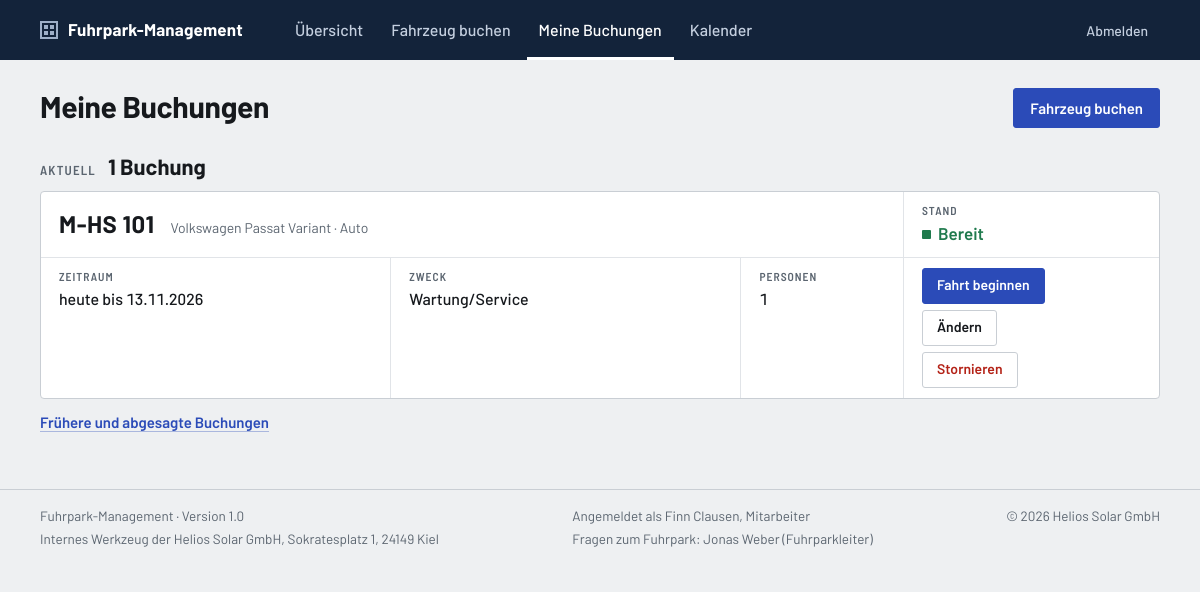
Before: /meine-buchungen.php (signed in) with the older database file.
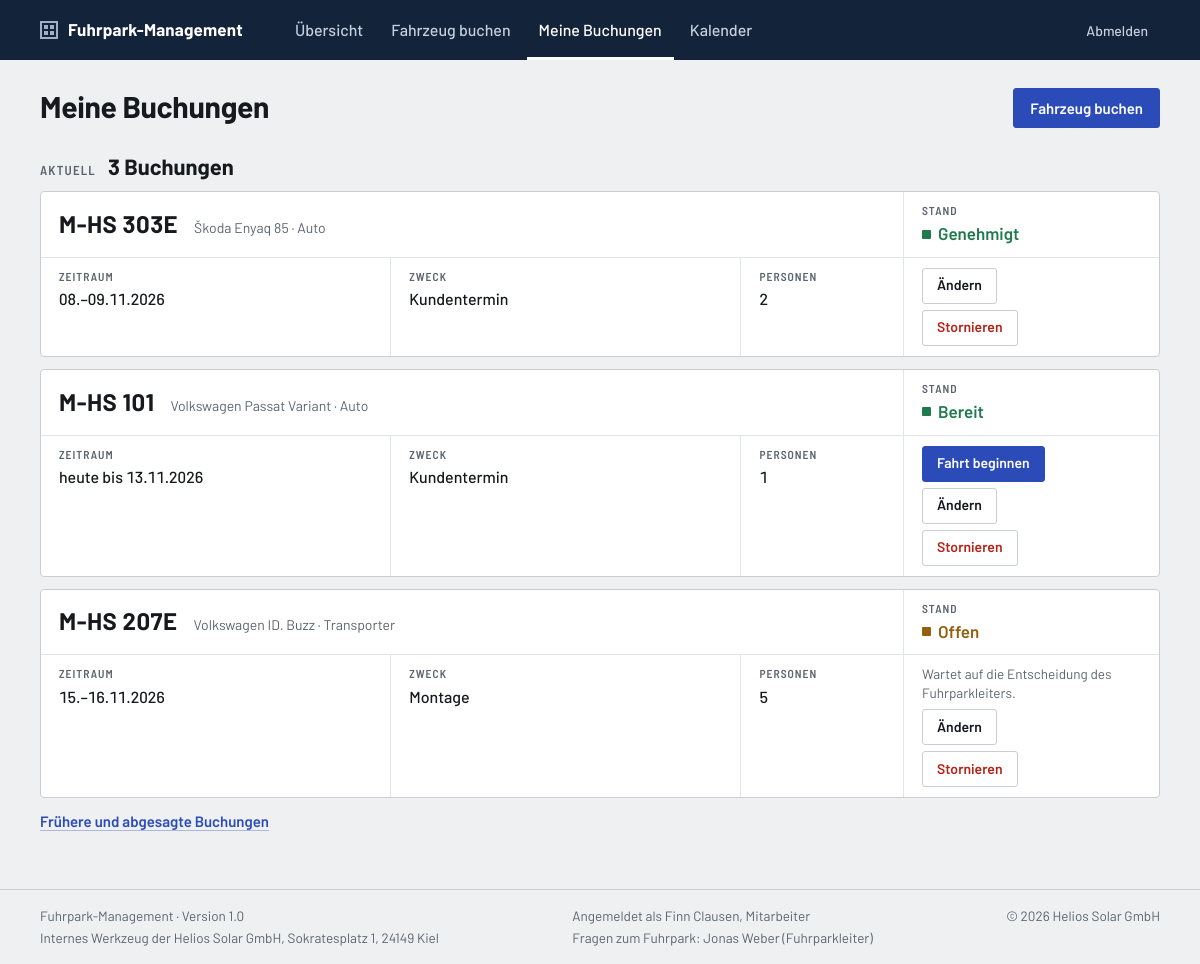
After: the same page with the newer database file.
### tables this page shows
CREATE TABLE buchungen (
    id                     INT UNSIGNED     NOT NULL AUTO_INCREMENT,
    fahrzeug_id            INT UNSIGNED     NOT NULL,   
    antragsteller_id       INT UNSIGNED     NOT NULL,   
    fahrer_id              INT UNSIGNED     NOT NULL,   
    start                  DATE             NOT NULL,
    ende                   DATE             NOT NULL,
    zweck_id               TINYINT UNSIGNED NOT NULL,
    personenanzahl         TINYINT UNSIGNED NOT NULL,   
    status_id              TINYINT UNSIGNED NOT NULL DEFAULT 1,  
    beantragt_am           DATETIME         NOT NULL DEFAULT CURRENT_TIMESTAMP,

     
     
    entscheidung_von       INT UNSIGNED     NULL,       
    entscheidung_am        DATETIME         NULL,
    entscheidung_kommentar TEXT             NULL,       
    entscheidung_gelesen_am DATETIME        NULL,       

     
    begonnen_am            DATETIME         NULL,
    km_start               INT UNSIGNED     NULL,       

     
    zurueckgegeben_am      DATETIME         NULL,
    km_ende                INT UNSIGNED     NULL,
    bemerkung              TEXT             NULL,       

    PRIMARY KEY (id),
    KEY idx_buchungen_belegung (fahrzeug_id, start, ende),
    KEY idx_buchungen_status (status_id),
    CONSTRAINT fk_buchungen_fahrzeug                     
        FOREIGN KEY (fahrzeug_id) REFERENCES fahrzeuge (id),
    CONSTRAINT fk_buchungen_antragsteller                
        FOREIGN KEY (antragsteller_id) REFERENCES nutzer (id),
    CONSTRAINT fk_buchungen_fahrer                       
        FOREIGN KEY (fahrer_id) REFERENCES nutzer (id),
    CONSTRAINT fk_buchungen_entscheidung_von             
        FOREIGN KEY (entscheidung_von) REFERENCES nutzer (id),
    CONSTRAINT fk_buchungen_zweck                        
        FOREIGN KEY (zweck_id) REFERENCES zwecke (id),
    CONSTRAINT fk_buchungen_status                       
        FOREIGN KEY (status_id) REFERENCES buchungsstatus (id)
);

CREATE TABLE fahrzeuge (
    id            INT UNSIGNED      NOT NULL AUTO_INCREMENT,
    kennzeichen   VARCHAR(20)       NOT NULL,
    art_id        TINYINT UNSIGNED  NOT NULL,
    typ           VARCHAR(30)       NOT NULL,       
    hersteller    VARCHAR(50)       NOT NULL,
    modell        VARCHAR(50)       NOT NULL,
    baujahr       SMALLINT UNSIGNED NULL,
    bild          VARCHAR(100)      NULL,           
    sitzplaetze   TINYINT UNSIGNED  NOT NULL,
    antrieb_id    TINYINT UNSIGNED  NULL,
    kmstand       INT UNSIGNED      NULL,           
    fuehrerschein VARCHAR(5)        NULL,           
    hu_au         DATE              NULL,           
    geloescht_am  DATETIME          NULL,           
    PRIMARY KEY (id),
    CONSTRAINT fk_fahrzeuge_art                     
        FOREIGN KEY (art_id) REFERENCES fahrzeugarten (id),
    CONSTRAINT fk_fahrzeuge_antrieb                 
        FOREIGN KEY (antrieb_id) REFERENCES antriebe (id)
);

CREATE TABLE fahrzeugarten (
    id          TINYINT UNSIGNED NOT NULL,
    bezeichnung VARCHAR(30)      NOT NULL,
    plural      VARCHAR(30)      NOT NULL,
    PRIMARY KEY (id)
);

CREATE TABLE zwecke (
    id          TINYINT UNSIGNED NOT NULL,
    bezeichnung VARCHAR(30)      NOT NULL,
    PRIMARY KEY (id)
);

### meine-buchungen.php (the view, shortened to what the changed rows need)
<?php
require_once __DIR__ . '/includes/config.php';
$pageTitle = 'Meine Buchungen';
$ich = aktueller_nutzer();
$heute = new DateTimeImmutable('today');
$ListeBuchungen = new CListeBuchungen();
$ListeBuchungen->LadenAktuelle($ich);
$Zwecke = new CListeSchluessel('zwecke');
$Arten = new CListeSchluessel('fahrzeugarten');
$offeneFahrt = null;
$offeneAenderung = null;
require_once __DIR__ . '/includes/header.php';
?>
<section aria-labelledby="aktuell">
    <?php $anzahl = $ListeBuchungen->Count(); ?>
    <h2 class="abschnitt" id="aktuell">
        Aktuell
        <span class="abschnitt__wert">
            <?= $anzahl === 0 ? 'keine Buchungen' : e((string) $anzahl) . ($anzahl === 1 ? ' Buchung' : ' Buchungen') ?>
        </span>
    </h2>
    <?php foreach ($ListeBuchungen->GetAlle() as $Buchung): ?>
        <?php
        $SchildFahrzeug = CFahrzeug::LoadByID($Buchung->GetFahrzeugID());
        $marke = buchung_stand($Buchung, $ich);
        $binFahrer = $Buchung->GetFahrerID() === $ich;
        $unterwegs = $Buchung->GetStatusID() === STATUS_UNTERWEGS;
        ?>
        <article class="schild">
            <?php require __DIR__ . '/includes/schild-kopf.php'; ?>
            <div class="schild__koerper">
                <dl class="felder felder--buchung">
                    <div class="feld">
                        <dt>Zeitraum</dt>
                        <dd>
                            <?= e(zeitraum_kurz($Buchung->GetStart(), $Buchung->GetEnde())) ?>
                        </dd>
                    </div>
                    <div class="feld">
                        <dt>Zweck</dt>
                        <dd>
                            <?= e($Zwecke->GetBezeichnung($Buchung->GetZweckID())) ?>
                        </dd>
                    </div>
                    <div class="feld">
                        <dt>Personen</dt>
                        <dd><?= e((string) $Buchung->GetPersonenanzahl()) ?></dd>
                    </div>
                </dl>
                <div class="schild__aktionen">
                    <?php if ($unterwegs && $binFahrer): ?>
                        <a class="button button--klein" href="<?= url('rueckgabe.php?buchung=' . $Buchung->GetID()) ?>">Zurückgeben</a>
                    <?php elseif ($Buchung->KannBeginnen($ich)): ?>
                        <?php require __DIR__ . '/includes/fahrt-beginnen.php'; ?>
                    <?php endif; ?>
                    <?php if ($unterwegs && !$binFahrer): ?>
                        <p class="schild__hinweis">Das Fahrzeug gibt der Fahrer zurück.</p>
                    <?php elseif ($Buchung->GetStatusID() === STATUS_OFFEN): ?>
                        <p class="schild__hinweis">Wartet auf die Entscheidung des Fuhrparkleiters.</p>
                    <?php elseif ($Buchung->GetStatusID() === STATUS_GENEHMIGT && !$binFahrer): ?>
                        <p class="schild__hinweis">
                            Die Fahrt beginnt der Fahrer<?= $Buchung->GetStart() > $heute ? ' ab ' . e($Buchung->GetStart()->format('d.m.Y')) : '' ?>.
                        </p>
                    <?php elseif ($Buchung->GetStatusID() === STATUS_GENEHMIGT && $Buchung->GetStart() > $heute): ?>
                        <p class="schild__hinweis">Fahrt beginnen ab <?= e($Buchung->GetStart()->format('d.m.Y')) ?></p>
                    <?php endif; ?>
                    <?php if ($Buchung->KannAendern($ich)): ?>
                        <?php
                        $aenderOffen = $offeneAenderung === $Buchung->GetID();
                        ?>
                        <details class="klappaktion"<?= $aenderOffen ? ' open' : '' ?>>
                            <summary class="button button--klein button--zweitrangig"><?= $unterwegs ? 'Verlängern' : 'Ändern' ?></summary>
                        </details>
                    <?php endif; ?>
                    <?php if ($Buchung->KannStornieren($ich)): ?>
                        <?php $popup = 'storno-' . $Buchung->GetID(); ?>
                        <button class="button button--klein button--gefahr" type="button" popovertarget="<?= e($popup) ?>">Stornieren</button>
                    <?php endif; ?>
                </div>
            </div>
        </article>
    <?php endforeach; ?>
</section>
<?php require_once __DIR__ . '/includes/footer.php'; ?>

### includes/header.php (shortened to what the changed rows need)
<?php
$pageTitle = $pageTitle ?? 'Übersicht';
$nav = [
    'index.php'               => ['Übersicht',           [ROLLE_MITARBEITER, ROLLE_FUHRPARKLEITER]],
    'fahrzeuge.php'           => ['Fahrzeuge',           [ROLLE_FUHRPARKLEITER]],
    'schaeden.php'            => ['Schäden',             [ROLLE_FUHRPARKLEITER]],
    'buchen.php'              => ['Fahrzeug buchen',     [ROLLE_MITARBEITER]],
    'meine-buchungen.php'     => ['Meine Buchungen',     [ROLLE_MITARBEITER]],
    'kalender.php'            => ['Kalender',            [ROLLE_MITARBEITER, ROLLE_FUHRPARKLEITER]],
    'genehmigungen.php'       => ['Anträge genehmigen',  [ROLLE_FUHRPARKLEITER]],
    'historie.php'            => ['Historie',            [ROLLE_FUHRPARKLEITER]],
    'dashboard.php'           => ['Dashboard',           [ROLLE_FUHRPARKLEITER]],
];
$navUnterseiten = [
    'fruehere-buchungen.php' => 'meine-buchungen.php',
    'rueckgabe.php'          => 'meine-buchungen.php',
];
$aktiveSeite = $navUnterseiten[basename($_SERVER['SCRIPT_NAME'])] ?? basename($_SERVER['SCRIPT_NAME']);
$Angemeldet = is_logged_in() ? CNutzer::LoadByID(aktueller_nutzer()) : null;
?>
<!DOCTYPE html>
<html lang="de">
<head>
    <link rel="stylesheet" href="<?= url('assets/css/style.css') ?>">
</head>
<body>
<header class="kopfleiste">
    <div class="container kopfleiste__innen">
        <nav id="hauptnavigation" class="nav">
            <?php foreach ($nav as $datei => [$beschriftung, $navRollen]): ?>
                <?php if (is_logged_in() && in_array(aktuelle_rolle(), $navRollen, true)): ?>
                    <a class="nav__link<?= $datei === $aktiveSeite ? ' nav__link--aktiv' : '' ?>"
                       href="<?= url($datei) ?>"<?= $datei === $aktiveSeite ? ' aria-current="page"' : '' ?>><?= e($beschriftung) ?></a>
                <?php endif; ?>
            <?php endforeach; ?>
            <div class="nav__nutzer">
                <?php if ($Angemeldet !== null): ?>
                    <a class="nav__link nav__link--klein" href="<?= url('login.php?logout=1') ?>">Abmelden</a>
                <?php else: ?>
                    <a class="nav__link<?= is_current('login.php') ? ' nav__link--aktiv' : '' ?>"
                       href="<?= url('login.php') ?>">Anmelden</a>
                <?php endif; ?>
            </div>
        </nav>
    </div>
</header>
<main class="container seite">
    <div class="seitenkopf">
        <h1 class="seitenkopf__titel"><?= e($pageTitle) ?></h1>
    </div>

### includes/schild-kopf.php (shortened to what the changed rows need)
<div class="schild__kopf">
    <div class="schild__name">
        <h3 class="schild__kennzeichen">
            <a href="<?= url('fahrzeug.php?id=' . $SchildFahrzeug->GetID()) ?>"><?= e($SchildFahrzeug->GetKennzeichen()) ?></a>
        </h3>
        <p class="schild__modell">
            <?= e($SchildFahrzeug->GetHersteller() . ' ' . $SchildFahrzeug->GetModell()) ?>
            &middot; <?= e($Arten->GetBezeichnung($SchildFahrzeug->GetArtID())) ?>
        </p>
    </div>
    <p class="stand stand--<?= e($marke[1]) ?>">
        <span class="stand__label">Stand</span>
        <span class="stand__wert"><?= e($marke[0]) ?></span>
    </p>
</div>

### includes/fahrt-beginnen.php (shortened to what the changed rows need)
<?php
$fahrtID = $Buchung->GetID();
$fahrtSperre = $Buchung->GetSperreFahrtbeginn();
$fahrtOffen = ($offeneFahrt ?? null) === $fahrtID;
?>
<?php if ($fahrtSperre !== null): ?>
    <span class="table__zusatz">Fahrt beginnen nicht möglich. <?= e($fahrtSperre) ?></span>
    <?php
    $fahrtErsatz = CNutzer::LoadByID(aktueller_nutzer())->GetSperreBuchen() === null
        ? ersatz_link($Buchung, aktueller_nutzer())
        : null;
    ?>
    <?php if ($fahrtErsatz !== null): ?>
        <a class="button button--klein button--zweitrangig" href="<?= e(url($fahrtErsatz)) ?>">Ersatzfahrzeug buchen</a>
    <?php endif; ?>
<?php else: ?>
    <details class="klappaktion"<?= $fahrtOffen ? ' open' : '' ?>>
        <summary class="button button--klein">Fahrt beginnen</summary>
    </details>
<?php endif; ?>

Changed rows visible on the page:
added buchungen: fahrzeug.kennzeichen "M-HS 303E", fahrzeug.modell "Škoda Enyaq 85", fahrzeug.bezeichnung "Auto", status "Genehmigt", start+ende "08.–09.11.2026", zweck.bezeichnung "Kundentermin", personenanzahl "2", shows "Ändern"
changed buchungen "heute bis 13.11.2026": zweck.bezeichnung "Wartung/Service" → "Kundentermin"
added buchungen: fahrzeug.kennzeichen "M-HS 207E", fahrzeug.modell "Volkswagen ID. Buzz", fahrzeug.bezeichnung "Transporter", status "Offen", start+ende "15.–16.11.2026", zweck.bezeichnung "Montage", personenanzahl "5", shows "Wartet auf die Entscheidung des Fuhrparkleiters.", shows "Ändern"
Other visible differences:
$anzahl: "1" → "3"
text no longer shown: "Buchung"
text now shown: "Buchungen"
